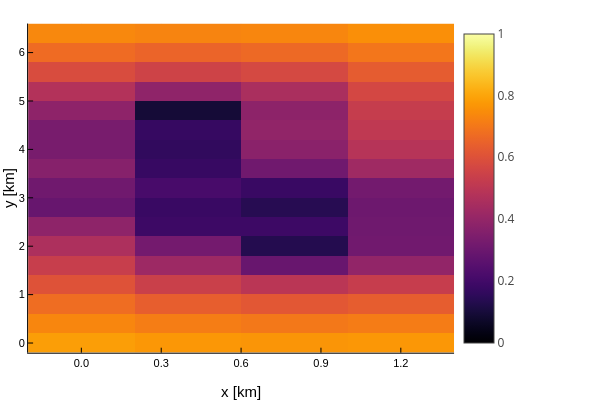

Notebook code cell kept with this figure:
### Code cell
p2 = heatmap(ngpkf_grid, res_ergo.w_hats[end], clims=(0, 1.0), plotstd=true)

### Figure 1 — Plotly figure (JSON) as saved in the notebook; plotly's stock layout.template omitted (floating-point values rounded to 4 significant figures; data arrays with more than 128 entries replaced by an {"elided": "..."} marker saying what was removed)
{"data": [{"colorbar": {"len": 0.9143, "title": "", "x": 0.7568, "y": 0.533}, "colorscale": {"elided": "256x2 mixed values"}, "name": "y1", "showlegend": false, "showscale": true, "type": "heatmap", "x": [-0.2, 0.2, 0.6, 1, 1.4], "xaxis": "x", "y": [-0.2, 0.2, 0.6, 1, 1.4, 1.8, 2.2, 2.6, 3, 3.4, 3.8, 4.2, 4.6, 5, 5.4, 5.8, 6.2, 6.6], "yaxis": "y", "z": [[0.7859, 0.7717, 0.766, 0.7707], [0.7361, 0.7136, 0.7039, 0.7115], [0.6755, 0.638, 0.6199, 0.6335], [0.6053, 0.5399, 0.4987, 0.5288], [0.5318, 0.4231, 0.2925, 0.396], [0.462, 0.322, 0.1339, 0.3128], [0.387, 0.1881, 0.1884, 0.3096], [0.29, 0.1807, 0.1388, 0.3052], [0.311, 0.2136, 0.1804, 0.3194], [0.3659, 0.1747, 0.3113, 0.4292], [0.3329, 0.1622, 0.3773, 0.4858], [0.3338, 0.1725, 0.3938, 0.5112], [0.3854, 0.09434, 0.3837, 0.528], [0.4802, 0.3889, 0.4577, 0.5683], [0.586, 0.5516, 0.5743, 0.6328], [0.6726, 0.6558, 0.6664, 0.6985], [0.7397, 0.7303, 0.7361, 0.7551]], "zmax": 1, "zmin": 0}], "layout": {"annotations": [], "height": 400, "legend": {"bgcolor": "rgba(255, 255, 255, 1.000)", "bordercolor": "rgba(0, 0, 0, 1.000)", "borderwidth": 1, "font": {"color": "rgba(0, 0, 0, 1.000)", "family": "sans-serif", "size": 11}, "title": {"font": {"color": "rgba(0, 0, 0, 1.000)", "family": "sans-serif", "size": 15}, "text": ""}, "tracegroupgap": 0, "traceorder": "normal", "x": 1, "xanchor": "auto", "y": 1, "yanchor": "auto"}, "margin": {"b": 20, "l": 0, "r": 0, "t": 20}, "paper_bgcolor": "rgba(255, 255, 255, 1.000)", "plot_bgcolor": "rgba(255, 255, 255, 1.000)", "showlegend": true, "width": 600, "xaxis": {"anchor": "y", "domain": [0.04684, 0.7568], "gridcolor": "rgba(0, 0, 0, 0.100)", "gridwidth": 0.5, "linecolor": "rgba(0, 0, 0, 1.000)", "mirror": false, "range": [-0.2, 1.4], "showgrid": true, "showline": true, "showticklabels": true, "tickangle": 0, "tickcolor": "rgb(0, 0, 0)", "tickfont": {"color": "rgba(0, 0, 0, 1.000)", "family": "sans-serif", "size": 11}, "tickmode": "array", "ticks": "inside", "ticktext": ["0.0", "0.3", "0.6", "0.9", "1.2"], "tickvals": [0, 0.3, 0.6, 0.9, 1.2], "title": "x [km]", "titlefont": {"color": "rgba(0, 0, 0, 1.000)", "family": "sans-serif", "size": 15}, "type": "-", "visible": true, "zeroline": false, "zerolinecolor": "rgba(0, 0, 0, 1.000)"}, "yaxis": {"anchor": "x", "domain": [0.07581, 0.9902], "gridcolor": "rgba(0, 0, 0, 0.100)", "gridwidth": 0.5, "linecolor": "rgba(0, 0, 0, 1.000)", "mirror": false, "range": [-0.2, 6.6], "showgrid": true, "showline": true, "showticklabels": true, "tickangle": 0, "tickcolor": "rgb(0, 0, 0)", "tickfont": {"color": "rgba(0, 0, 0, 1.000)", "family": "sans-serif", "size": 11}, "tickmode": "array", "ticks": "inside", "ticktext": ["0", "1", "2", "3", "4", "5", "6"], "tickvals": [0, 1, 2, 3, 4, 5, 6], "title": "y [km]", "titlefont": {"color": "rgba(0, 0, 0, 1.000)", "family": "sans-serif", "size": 15}, "type": "-", "visible": true, "zeroline": false, "zerolinecolor": "rgba(0, 0, 0, 1.000)"}}}
